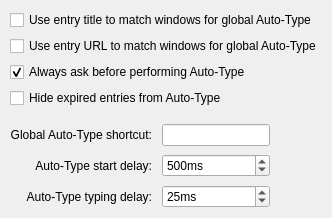
    <widget class="QWidget" name="tabAutotype">
        <attribute name="title">
            <string>Auto-Type</string>
        </attribute>
        <layout class="QVBoxLayout" name="verticalLayout_2">
            <property name="leftMargin">
                <number>10</number>
            </property>
            <property name="topMargin">
                <number>10</number>
            </property>
            <property name="rightMargin">
                <number>10</number>
            </property>
            <property name="bottomMargin">
                <number>10</number>
            </property>
            <item>
                <widget class="QCheckBox" name="autoTypeEntryTitleMatchCheckBox">
                    <property name="text">
                        <string>Use entry title to match windows for global Auto-Type</string>
                    </property>
                </widget>
            </item>
            <item>
                <widget class="QCheckBox" name="autoTypeEntryURLMatchCheckBox">
                    <property name="text">
                        <string>Use entry URL to match windows for global Auto-Type</string>
                    </property>
                </widget>
            </item>
            <item>
                <widget class="QCheckBox" name="autoTypeAskCheckBox">
                    <property name="text">
                        <string>Always ask before performing Auto-Type</string>
                    </property>
                    <property name="checked">
                        <bool>true</bool>
                    </property>
                </widget>
            </item>
            <item>
                <widget class="QCheckBox" name="autoTypeHideExpiredEntryCheckBox">
                    <property name="text">
                        <string>Hide expired entries from Auto-Type</string>
                    </property>
                </widget>
            </item>
            <item>
                <spacer name="verticalSpacer_4">
                    <property name="orientation">
                        <enum>Qt::Vertical</enum>
                    </property>
                    <property name="sizeType">
                        <enum>QSizePolicy::Fixed</enum>
                    </property>
                    <property name="sizeHint" stdset="0">
                        <size>
                            <width>20</width>
                            <height>10</height>
                        </size>
                    </property>
                </spacer>
            </item>
            <item>
                <layout class="QGridLayout" name="gridLayout">
                    <property name="horizontalSpacing">
                        <number>10</number>
                    </property>
                    <property name="verticalSpacing">
                        <number>8</number>
                    </property>
                    <item row="2" column="0">
                        <widget class="QLabel" name="autoTypeDelayLabel">
                            <property name="text">
                                <string>Auto-Type typing delay:</string>
                            </property>
                            <property name="alignment">
                                <set>Qt::AlignRight|Qt::AlignTrailing|Qt::AlignVCenter</set>
                            </property>
                            <property name="buddy">
                                <cstring>autoTypeDelaySpinBox</cstring>
                            </property>
                        </widget>
                    </item>
                    <item row="0" column="1">
                        <widget class="ShortcutWidget" name="autoTypeShortcutWidget">
                            <property name="sizePolicy">
                                <sizepolicy hsizetype="Preferred" vsizetype="Fixed">
                                    <horstretch>0</horstretch>
                                    <verstretch>0</verstretch>
                                </sizepolicy>
                            </property>
                            <property name="accessibleName">
                                <string>Global auto-type shortcut</string>
                            </property>
                        </widget>
                    </item>
                    <item row="2" column="1">
                        <widget class="QSpinBox" name="autoTypeDelaySpinBox">
                            <property name="sizePolicy">
                                <sizepolicy hsizetype="Preferred" vsizetype="Fixed">
                                    <horstretch>0</horstretch>
                                    <verstretch>0</verstretch>
                                </sizepolicy>
                            </property>
                            <property name="accessibleName">
                                <string>Auto-type character typing delay milliseconds</string>
                            </property>
                            <property name="suffix">
                                <string comment="Milliseconds">ms</string>
                            </property>
                            <property name="prefix">
                                <string/>
                            </property>
                            <property name="maximum">
                                <number>1000</number>
                            </property>
                            <property name="value">
                                <number>25</number>
                            </property>
                        </widget>
                    </item>
                    <item row="1" column="1">
                        <widget class="QSpinBox" name="autoTypeStartDelaySpinBox">
                            <property name="sizePolicy">
                                <sizepolicy hsizetype="Preferred" vsizetype="Fixed">
                                    <horstretch>0</horstretch>
                                    <verstretch>0</verstretch>
                                </sizepolicy>
                            </property>
                            <property name="accessibleName">
                                <string>Auto-type start delay milliseconds</string>
                            </property>
                            <property name="suffix">
                                <string comment="Milliseconds">ms</string>
                            </property>
                            <property name="prefix">
                                <string/>
                            </property>
                            <property name="minimum">
                                <number>100</number>
                            </property>
                            <property name="maximum">
                                <number>10000</number>
                            </property>
                            <property name="singleStep">
                                <number>100</number>
                            </property>
                            <property name="value">
                                <number>500</number>
                            </property>
                        </widget>
                    </item>
                    <item row="0" column="0">
                        <widget class="QLabel" name="autoTypeShortcutLabel">
                            <property name="text">
                                <string>Global Auto-Type shortcut:</string>
                            </property>
                            <property name="alignment">
                                <set>Qt::AlignRight|Qt::AlignTrailing|Qt::AlignVCenter</set>
                            </property>
                            <property name="buddy">
                                <cstring>autoTypeShortcutWidget</cstring>
                            </property>
                        </widget>
                    </item>
                    <item row="1" column="0">
                        <widget class="QLabel" name="autoTypeStartDelayLabel">
                            <property name="text">
                                <string>Auto-Type start delay:</string>
                            </property>
                            <property name="alignment">
                                <set>Qt::AlignRight|Qt::AlignTrailing|Qt::AlignVCenter</set>
                            </property>
                            <property name="buddy">
                                <cstring>autoTypeStartDelaySpinBox</cstring>
                            </property>
                        </widget>
                    </item>
                    <item row="0" column="2">
                        <spacer name="horizontalSpacer_6">
                            <property name="orientation">
                                <enum>Qt::Horizontal</enum>
                            </property>
                            <property name="sizeHint" stdset="0">
                                <size>
                                    <width>0</width>
                                    <height>20</height>
                                </size>
                            </property>
                        </spacer>
                    </item>
                </layout>
            </item>
            <item>
                <spacer name="verticalSpacer_3">
                    <property name="orientation">
                        <enum>Qt::Vertical</enum>
                    </property>
                    <property name="sizeHint" stdset="0">
                        <size>
                            <width>20</width>
                            <height>0</height>
                        </size>
                    </property>
                </spacer>
            </item>
        </layout>
    </widget>
